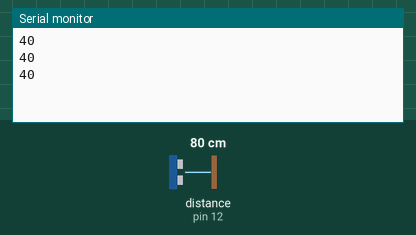
A sketch run on a simulated Arduino Uno, built with avr-gcc and run on an emulated ATmega328P. Parts: the last lines printed to the serial monitor. Wiring (inferred from the names in the program): ultrasonic range finder: trigger pin 13; echo pin 12. The inputs (shaded band) are chosen by the test bench; at power-on: distance to the obstacle (sensor on pin 12) 80 cm. The echo pulse lasts 58.3 µs per cm.

Above: at 1.3 s.
1.4 s: distance to the obstacle (sensor on pin 12) set to 2 cm
At 1.9 s:
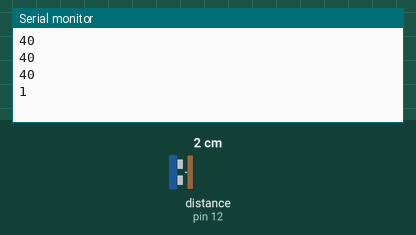
2.9 s: distance to the obstacle (sensor on pin 12) set to 4 cm
At 3.4 s:
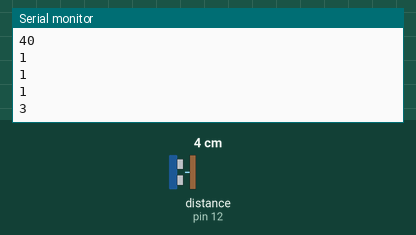
Timing chart, 0 to 5.9 s (numbered marks = the images above; inputs shaded):
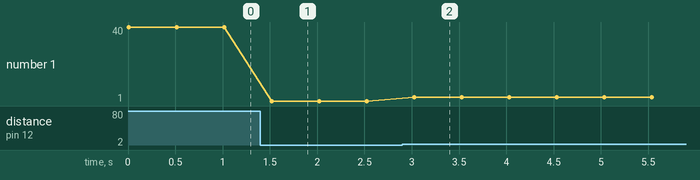

Measured:
- after the input at 1.4 s, the serial monitor: prints a new line after 0.12 s (image 1)
- after the input at 2.9 s, the serial monitor: prints a new line after 0.13 s (image 2)
- plotted number 1: 40 → 1 after the input at 1.4 s, 1 → 3 after the input at 2.9 s

The sketch:

make_your_day.ino
```cpp
#define trigPin 13
#define echoPin 12

void setup() {
  Serial.begin (9600);
  pinMode(trigPin, OUTPUT);
  pinMode(echoPin, INPUT);
}

void loop() {
  long duration, distance;
  digitalWrite(trigPin, LOW);  // Added this line
//  delayMicroseconds(2); // Added this line
  digitalWrite(trigPin, HIGH);
  delayMicroseconds(1000); // - Removed this line
  delayMicroseconds(10); // Added this line
  digitalWrite(trigPin, LOW);
  duration = pulseIn(echoPin, HIGH);
  distance = (duration/2) / 29.1;
  distance = constrain(distance, 0, 40);

//    distance = map(distance, 0, 400, 0, 100);
    Serial.println(distance);
   // Serial.println(" cm");

  delay(500);
}
```
